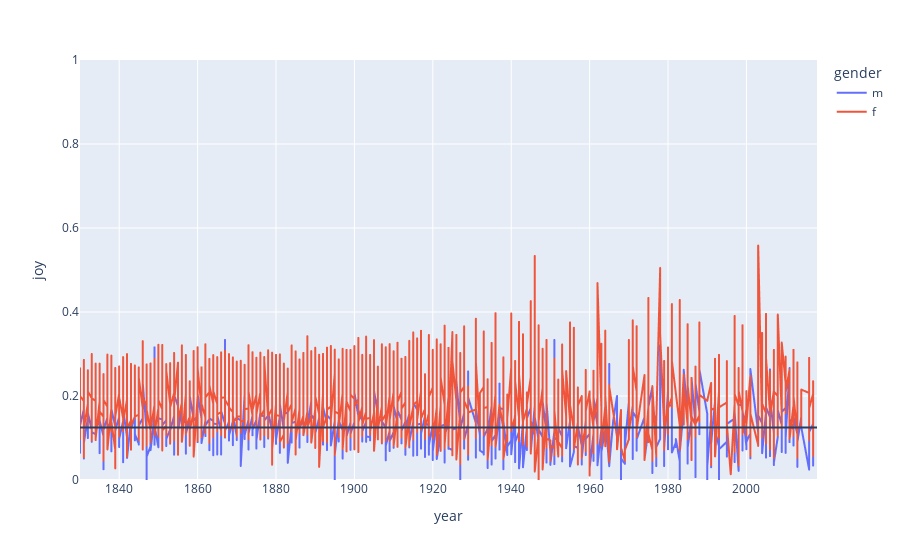

Notebook source saved alongside this figure:
### Code cell
gender_emotion_results = emotion_results.loc[(emotion_results['gender'] == 'm') | (emotion_results['gender'] == 'f')]

# filter out any words which appear less than 10 times
e_filter_gender = gender_emotion_results.groupby('word').filter(lambda x: len(x) > 100)

# filter out words
#filters = ['town', 'dog', 'wolf', 'beard', 'stiff', 'ordinary', 'cow', 'cat', 'bag', 'bull', 'jacob']

filters = ['gentleman', 'lady', 'sir', 'miss', 'men', 'women', 'man', 'woman', 'father', 
           'mother', 'brother', 'sister', 'king', 'queen', 'husband', 'wife', 'male', 'female',
          'son', 'daughter', 'boy', 'girl', 'mr.', 'mrs.']

#for f in filters:
#    e_filter_gender = e_filter_gender[e_filter_gender['word'] == f]

# interest: gentleman, sir, men, fellow, man, mr. king, queen, father, wife, mother, 

# gentleman vs. lady
# sir vs. miss
# men, women
# man, woman
# father, mother
# brother, sister
# king, queen
# husband, wife
# male, female
# son, daughter
# boy, girl
# mr., mrs.

# only view two different words
#e_filter_gender = e_filter_gender[(e_filter_gender['word'] == 'father') | (e_filter_gender['word'] == 'mother')]

fig = px.line(
        e_filter_gender, x='year', y='joy', color='gender', hover_name='word', 
        range_x=[1830,2018], range_y=[0,1]
      )

fig.add_hline(y=0.125)

fig.show()

### Figure 1 — Plotly figure (JSON) as saved in the notebook; plotly's stock layout.template omitted (floating-point values rounded to 4 significant figures; data arrays with more than 128 entries replaced by an {"elided": "..."} marker saying what was removed)
{"data": [{"hovertemplate": "<b>%{hovertext}</b><br><br>gender=m<br>year=%{x}<br>joy=%{y}<extra></extra>", "hovertext": {"elided": "4231 str values"}, "legendgroup": "m", "line": {"color": "#636efa", "dash": "solid"}, "mode": "lines", "name": "m", "showlegend": true, "type": "scattergl", "x": {"elided": "4231 int values"}, "xaxis": "x", "y": {"elided": "4231 float values"}, "yaxis": "y"}, {"hovertemplate": "<b>%{hovertext}</b><br><br>gender=f<br>year=%{x}<br>joy=%{y}<extra></extra>", "hovertext": {"elided": "2949 str values"}, "legendgroup": "f", "line": {"color": "#EF553B", "dash": "solid"}, "mode": "lines", "name": "f", "showlegend": true, "type": "scattergl", "x": {"elided": "2949 int values"}, "xaxis": "x", "y": {"elided": "2949 float values"}, "yaxis": "y"}], "layout": {"legend": {"title": {"text": "gender"}, "tracegroupgap": 0}, "margin": {"t": 60}, "shapes": [{"type": "line", "x0": 0, "x1": 1, "xref": "x domain", "y0": 0.125, "y1": 0.125, "yref": "y"}], "xaxis": {"anchor": "y", "domain": [0, 1], "range": [1830, 2018], "title": {"text": "year"}}, "yaxis": {"anchor": "x", "domain": [0, 1], "range": [0, 1], "title": {"text": "joy"}}}}
